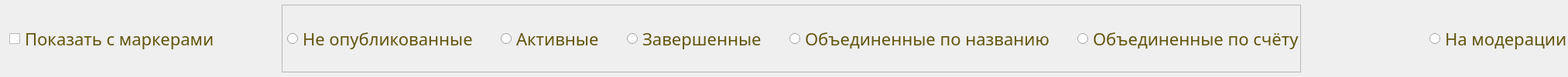
                <widget class="QFrame" name="frame_6">
                 <property name="sizePolicy">
                  <sizepolicy hsizetype="Maximum" vsizetype="Maximum">
                   <horstretch>0</horstretch>
                   <verstretch>0</verstretch>
                  </sizepolicy>
                 </property>
                 <property name="styleSheet">
                  <string notr="true">margin-top: 3px;
margin-bottom: 3px;
margin-left: 6px;</string>
                 </property>
                 <property name="frameShape">
                  <enum>QFrame::NoFrame</enum>
                 </property>
                 <property name="frameShadow">
                  <enum>QFrame::Plain</enum>
                 </property>
                 <property name="lineWidth">
                  <number>1</number>
                 </property>
                 <layout class="QHBoxLayout" name="horizontalLayout_2">
                  <property name="spacing">
                   <number>60</number>
                  </property>
                  <property name="leftMargin">
                   <number>0</number>
                  </property>
                  <property name="topMargin">
                   <number>0</number>
                  </property>
                  <property name="rightMargin">
                   <number>0</number>
                  </property>
                  <property name="bottomMargin">
                   <number>0</number>
                  </property>
                  <item>
                   <widget class="QCheckBox" name="checkBoxMarkers">
                    <property name="sizePolicy">
                     <sizepolicy hsizetype="Preferred" vsizetype="Preferred">
                      <horstretch>0</horstretch>
                      <verstretch>0</verstretch>
                     </sizepolicy>
                    </property>
                    <property name="font">
                     <font>
                      <family>Roboto Regular</family>
                      <pointsize>-1</pointsize>
                     </font>
                    </property>
                    <property name="styleSheet">
                     <string notr="true">QCheckBox {
font-family: &quot;Roboto Regular&quot;;
font-size: 22px;
color: #62560e;
}

QCheckBox::indicator {
	border-image: url(:/icons/checkbox.png) 0 0 0 0 stretch stretch;
	width: 23px;
	height: 22px;
    }
QCheckBox::indicator:checked {
	border-image: url(:/icons/checkbox_checked.png) 0 0 0 0 stretch stretch;
	width: 23px;
	height: 22px;
    }</string>
                    </property>
                    <property name="text">
                     <string>Показать с маркерами</string>
                    </property>
                    <property name="iconSize">
                     <size>
                      <width>19</width>
                      <height>16</height>
                     </size>
                    </property>
                    <property name="checked">
                     <bool>false</bool>
                    </property>
                   </widget>
                  </item>
                  <item>
                   <spacer name="horizontalSpacer_2">
                    <property name="orientation">
                     <enum>Qt::Horizontal</enum>
                    </property>
                    <property name="sizeType">
                     <enum>QSizePolicy::Minimum</enum>
                    </property>
                    <property name="sizeHint" stdset="0">
                     <size>
                      <width>20</width>
                      <height>20</height>
                     </size>
                    </property>
                   </spacer>
                  </item>
                  <item>
                   <widget class="QFrame" name="frame_14">
                    <property name="sizePolicy">
                     <sizepolicy hsizetype="Preferred" vsizetype="Preferred">
                      <horstretch>0</horstretch>
                      <verstretch>0</verstretch>
                     </sizepolicy>
                    </property>
                    <property name="minimumSize">
                     <size>
                      <width>0</width>
                      <height>35</height>
                     </size>
                    </property>
                    <property name="frameShape">
                     <enum>QFrame::StyledPanel</enum>
                    </property>
                    <property name="frameShadow">
                     <enum>QFrame::Raised</enum>
                    </property>
                    <layout class="QHBoxLayout" name="horizontalLayout">
                     <property name="spacing">
                      <number>29</number>
                     </property>
                     <property name="leftMargin">
                      <number>0</number>
                     </property>
                     <property name="topMargin">
                      <number>0</number>
                     </property>
                     <property name="rightMargin">
                      <number>0</number>
                     </property>
                     <property name="bottomMargin">
                      <number>0</number>
                     </property>
                     <item>
                      <widget class="QRadioButton" name="radioButtonNonPublished">
                       <property name="sizePolicy">
                        <sizepolicy hsizetype="Preferred" vsizetype="Preferred">
                         <horstretch>0</horstretch>
                         <verstretch>0</verstretch>
                        </sizepolicy>
                       </property>
                       <property name="font">
                        <font>
                         <family>Roboto Regular</family>
                         <pointsize>-1</pointsize>
                        </font>
                       </property>
                       <property name="styleSheet">
                        <string notr="true">QRadioButton {
font-family: &quot;Roboto Regular&quot;;
font-size: 22px;
color: #62560e;
}

QRadioButton::checked {
font-family: &quot;Roboto Regular&quot;;
font-size: 22px;
color: #000000;
}
QRadioButton::indicator {
	border-image: url(:/icons/dot_unchecked.png) 0 0 0 0 stretch stretch;
        border: none;
    width: 28px;
    height: 28px;
    }
    QRadioButton::indicator:checked {
	border-image: url(:/icons/dot.png) 0 0 0 0 stretch stretch;
        border: none;
    width: 28px;
    height: 28px;
    }</string>
                       </property>
                       <property name="text">
                        <string>Не опубликованные</string>
                       </property>
                       <property name="checked">
                        <bool>false</bool>
                       </property>
                       <property name="autoExclusive">
                        <bool>false</bool>
                       </property>
                      </widget>
                     </item>
                     <item>
                      <widget class="QRadioButton" name="radioButtonActive">
                       <property name="sizePolicy">
                        <sizepolicy hsizetype="Preferred" vsizetype="Preferred">
                         <horstretch>0</horstretch>
                         <verstretch>0</verstretch>
                        </sizepolicy>
                       </property>
                       <property name="font">
                        <font>
                         <family>Roboto Regular</family>
                         <pointsize>-1</pointsize>
                        </font>
                       </property>
                       <property name="styleSheet">
                        <string notr="true">QRadioButton {
font-family: &quot;Roboto Regular&quot;;
font-size: 22px;
color: #62560e;
}

QRadioButton::checked {
font-family: &quot;Roboto Regular&quot;;
font-size: 22px;
color: #000000;
}
QRadioButton::indicator {
	border-image: url(:/icons/dot_unchecked.png) 0 0 0 0 stretch stretch;
        border: none;
    width: 28px;
    height: 28px;
    }
    QRadioButton::indicator:checked {
	border-image: url(:/icons/dot.png) 0 0 0 0 stretch stretch;
        border: none;
    width: 28px;
    height: 28px;
    }</string>
                       </property>
                       <property name="text">
                        <string>Активные</string>
                       </property>
                       <property name="checked">
                        <bool>false</bool>
                       </property>
                       <property name="autoExclusive">
                        <bool>false</bool>
                       </property>
                      </widget>
                     </item>
                     <item>
                      <widget class="QRadioButton" name="radioButtonFinished">
                       <property name="sizePolicy">
                        <sizepolicy hsizetype="Preferred" vsizetype="Preferred">
                         <horstretch>0</horstretch>
                         <verstretch>0</verstretch>
                        </sizepolicy>
                       </property>
                       <property name="font">
                        <font>
                         <family>Roboto Regular</family>
                         <pointsize>-1</pointsize>
                        </font>
                       </property>
                       <property name="styleSheet">
                        <string notr="true">QRadioButton {
font-family: &quot;Roboto Regular&quot;;
font-size: 22px;
color: #62560e;
}

QRadioButton::checked {
font-family: &quot;Roboto Regular&quot;;
font-size: 22px;
color: #000000;
}
QRadioButton::indicator {
	border-image: url(:/icons/dot_unchecked.png) 0 0 0 0 stretch stretch;
        border: none;
    width: 28px;
    height: 28px;
    }
    QRadioButton::indicator:checked {
	border-image: url(:/icons/dot.png) 0 0 0 0 stretch stretch;
        border: none;
    width: 28px;
    height: 28px;
    }</string>
                       </property>
                       <property name="text">
                        <string>Завершенные</string>
                       </property>
                       <property name="checked">
                        <bool>false</bool>
                       </property>
                       <property name="autoExclusive">
                        <bool>false</bool>
                       </property>
                      </widget>
                     </item>
                     <item>
                      <widget class="QRadioButton" name="checkBoxMergedVacancy">
                       <property name="sizePolicy">
                        <sizepolicy hsizetype="Preferred" vsizetype="Preferred">
                         <horstretch>0</horstretch>
                         <verstretch>0</verstretch>
                        </sizepolicy>
                       </property>
                       <property name="font">
                        <font>
                         <family>Roboto Regular</family>
                         <pointsize>-1</pointsize>
                        </font>
                       </property>
                       <property name="styleSheet">
                        <string notr="true">QRadioButton {
font-family: &quot;Roboto Regular&quot;;
font-size: 22px;
color: #62560e;
}

QRadioButton::checked {
font-family: &quot;Roboto Regular&quot;;
font-size: 22px;
color: #000000;
}
QRadioButton::indicator {
	border-image: url(:/icons/dot_unchecked.png) 0 0 0 0 stretch stretch;
        border: none;
    width: 28px;
    height: 28px;
    }
    QRadioButton::indicator:checked {
	border-image: url(:/icons/dot.png) 0 0 0 0 stretch stretch;
        border: none;
    width: 28px;
    height: 28px;
    }</string>
                       </property>
                       <property name="text">
                        <string>Объединенные по названию</string>
                       </property>
                       <property name="checked">
                        <bool>false</bool>
                       </property>
                       <property name="autoExclusive">
                        <bool>false</bool>
                       </property>
                      </widget>
                     </item>
                     <item>
                      <widget class="QRadioButton" name="checkBoxMergedAccount">
                       <property name="sizePolicy">
                        <sizepolicy hsizetype="Preferred" vsizetype="Preferred">
                         <horstretch>0</horstretch>
                         <verstretch>0</verstretch>
                        </sizepolicy>
                       </property>
                       <property name="font">
                        <font>
                         <family>Roboto Regular</family>
                         <pointsize>-1</pointsize>
                        </font>
                       </property>
                       <property name="styleSheet">
                        <string notr="true">QRadioButton {
font-family: &quot;Roboto Regular&quot;;
font-size: 22px;
color: #62560e;
}

QRadioButton::checked {
font-family: &quot;Roboto Regular&quot;;
font-size: 22px;
color: #000000;
}
QRadioButton::indicator {
	border-image: url(:/icons/dot_unchecked.png) 0 0 0 0 stretch stretch;
        border: none;
    width: 28px;
    height: 28px;
    }
    QRadioButton::indicator:checked {
	border-image: url(:/icons/dot.png) 0 0 0 0 stretch stretch;
        border: none;
    width: 28px;
    height: 28px;
    }</string>
                       </property>
                       <property name="text">
                        <string>Объединенные по счёту</string>
                       </property>
                       <property name="checked">
                        <bool>false</bool>
                       </property>
                       <property name="autoExclusive">
                        <bool>false</bool>
                       </property>
                      </widget>
                     </item>
                    </layout>
                   </widget>
                  </item>
                  <item>
                   <spacer name="horizontalSpacer">
                    <property name="orientation">
                     <enum>Qt::Horizontal</enum>
                    </property>
                    <property name="sizeType">
                     <enum>QSizePolicy::Minimum</enum>
                    </property>
                    <property name="sizeHint" stdset="0">
                     <size>
                      <width>100</width>
                      <height>20</height>
                     </size>
                    </property>
                   </spacer>
                  </item>
                  <item alignment="Qt::AlignLeft">
                   <widget class="QRadioButton" name="radioButtonModerated">
                    <property name="sizePolicy">
                     <sizepolicy hsizetype="Preferred" vsizetype="Preferred">
                      <horstretch>0</horstretch>
                      <verstretch>0</verstretch>
                     </sizepolicy>
                    </property>
                    <property name="font">
                     <font>
                      <family>Roboto Regular</family>
                      <pointsize>-1</pointsize>
                     </font>
                    </property>
                    <property name="styleSheet">
                     <string notr="true">QRadioButton {
font-family: &quot;Roboto Regular&quot;;
font-size: 22px;
color: #62560e;
}

QRadioButton::checked {
font-family: &quot;Roboto Regular&quot;;
font-size: 22px;
color: #000000;
}
QRadioButton::indicator {
	border-image: url(:/icons/dot_unchecked.png) 0 0 0 0 stretch stretch;
        border: none;
    width: 28px;
    height: 28px;
    }
    QRadioButton::indicator:checked {
	border-image: url(:/icons/dot.png) 0 0 0 0 stretch stretch;
        border: none;
    width: 28px;
    height: 28px;
    }</string>
                    </property>
                    <property name="text">
                     <string>На модерации</string>
                    </property>
                    <property name="checked">
                     <bool>false</bool>
                    </property>
                    <property name="autoExclusive">
                     <bool>false</bool>
                    </property>
                   </widget>
                  </item>
                 </layout>
                </widget>
